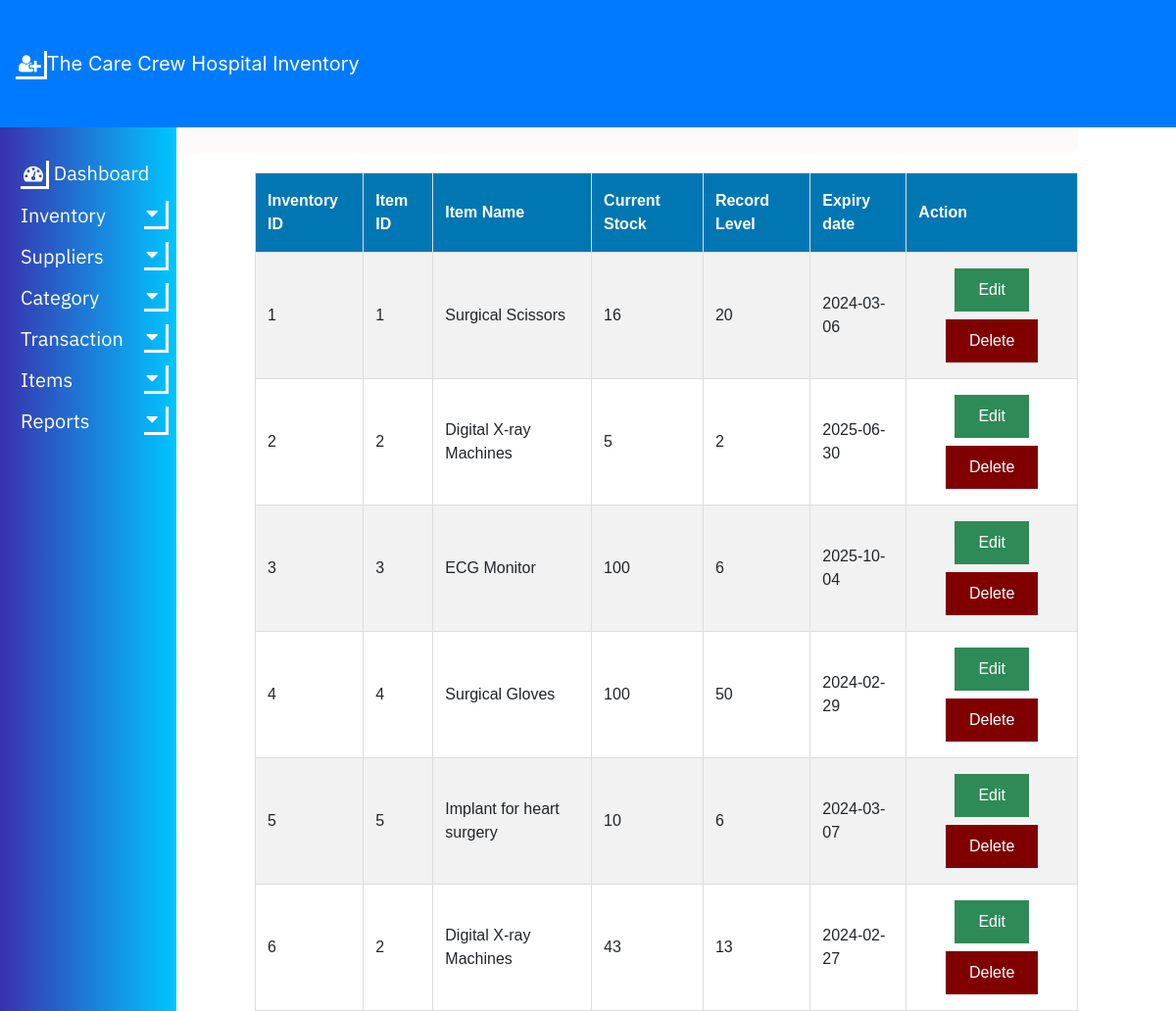
The app's page /HIMS/inventory-view.php with its own data.
### tables this page shows
CREATE TABLE `inventory` (
  `InventoryID` int(11) NOT NULL,
  `ItemID` int(11) DEFAULT NULL,
  `CurrentStock` int(11) DEFAULT NULL,
  `ReorderLevel` int(11) DEFAULT NULL,
  `ExpiryDate` date DEFAULT NULL
);

CREATE TABLE `item` (
  `ItemID` int(11) NOT NULL,
  `ItemName` varchar(255) DEFAULT NULL,
  `Description` text DEFAULT NULL,
  `CategoryID` int(11) DEFAULT NULL,
  `SupplierID` int(11) DEFAULT NULL,
  `UnitOfMeasure` varchar(50) DEFAULT NULL,
  `CostPerUnit` decimal(10,2) DEFAULT NULL
);

### HIMS/inventory-view.php (the view, shortened to what this page needs)
<?php
include 'common.php';
?>
<!DOCTYPE html>
<html>
<head>
<link rel="stylesheet" type="text/css" href="table1.css">
<link rel="stylesheet" type="text/css" href="nav2.css">
</head>
<body>
<nav class="navbar navbar-expand-lg navbar-dark bg-primary fixed-top">
        <a class="navbar-brand" href="#"><i class="fa fa-user-plus"></i>The Care Crew Hospital Inventory </a>
        <div class="collapse navbar-collapse" id="navbarSupportedContent">
        </div>
    </nav>
	<center>
	<div class="head">
	<h2>INVENTORY LIST</h2>
	</div>
	</center>
	<table align="right" id="table1" style="margin-right:100px;">
		<tr>
			<th>Inventory ID</th>
			<th>Item ID</th>
			<th>Item Name</th>
			<th>Current Stock</th>
			<th>Record Level</th>
			<th>Expiry date</th>
			<th>Action</th>
		</tr>
	<?php
	include "config.php";
		$sql = "SELECT i.InventoryID, i.ItemID, it.ItemName, i.CurrentStock, i.ReorderLevel, i.ExpiryDate
				FROM inventory i
				LEFT JOIN item it ON i.ItemID = it.ItemID";
		$result = $conn->query($sql);
		if ($result->num_rows > 0) {
		while($row = $result->fetch_assoc()) {
		echo "<tr>";
			echo "<td>" . $row["InventoryID"]. "</td>";
			echo "<td>" . $row["ItemID"] . "</td>";
			echo "<td>" . $row["ItemName"] . "</td>";
			echo "<td>" . $row["CurrentStock"]. "</td>";
			echo "<td>" . $row["ReorderLevel"]. "</td>";
			echo "<td>" . $row["ExpiryDate"] . "</td>";
			echo "<td align=center>";
				echo "<a class='button1 edit-btn' href=inventory-update.php?id=".$row['InventoryID'].">Edit</a>";
				echo "<a class='button1 del-btn' href=inventory-delete.php?id=".$row['InventoryID'].">Delete</a>";
			echo "</td>";
		echo "</tr>";
		}
		echo "</table>";
		}
	?>
</body>
</html>

### HIMS/nav2.css (style rules this page uses)
i { border: solid white; border-width: 0 3px 3px 0; display: inline-block; padding: 3px; }
div.head { width: 78%; font-family: Arial; background-color: #fffafa; color: #06427e; float: right; margin-top: -1px; margin-right: 100px; margin-left: 0px; top: 0; right: 0; overflow: auto; margin-top: 20px; padding: 15px; border-radius: 8px; }
#table1 { margin-top: 20px; }
body { padding-top: 60px; }

### HIMS/table1.css (style rules this page uses)
#table1 { font-family: Arial, sans-serif; border-collapse: collapse; margin-top: 50px; margin-right: 25px; width: 70%; }
#table1 td, #table1 th { border: 1px solid #ddd; padding: 12px; }
#table1 tr:nth-child(even) { background-color: #f2f2f2; }
#table1 th { padding-top: 16px; padding-bottom: 16px; text-align: left; background-color: #0077b3; color: white; }
.button1 { border: none; color: white; padding: 10px 24px; text-align: center; text-decoration: none; display: inline-block; margin: 4px 2px; cursor: pointer; }
.edit-btn { background-color: #2E8B57; }
.del-btn { background-color: #800000; }

### records on screen
inventory: InventoryID "1", ItemID "1", ItemID.ItemName "Surgical Scissors", CurrentStock "16", ReorderLevel "20", ExpiryDate "2024-03-06"
inventory: InventoryID "2", ItemID "2", ItemID.ItemName "Digital X-ray Machines", CurrentStock "5", ReorderLevel "2", ExpiryDate "2025-06-30"
inventory: InventoryID "3", ItemID "3", ItemID.ItemName "ECG Monitor", CurrentStock "100", ReorderLevel "6", ExpiryDate "2025-10-04"
inventory: InventoryID "4", ItemID "4", ItemID.ItemName "Surgical Gloves", CurrentStock "100", ReorderLevel "50", ExpiryDate "2024-02-29"
inventory: InventoryID "5", ItemID "5", ItemID.ItemName "Implant for heart surgery", CurrentStock "10", ReorderLevel "6", ExpiryDate "2024-03-07"
inventory: InventoryID "6", ItemID "2", ItemID.ItemName "Digital X-ray Machines", CurrentStock "43", ReorderLevel "13", ExpiryDate "2024-02-27"
